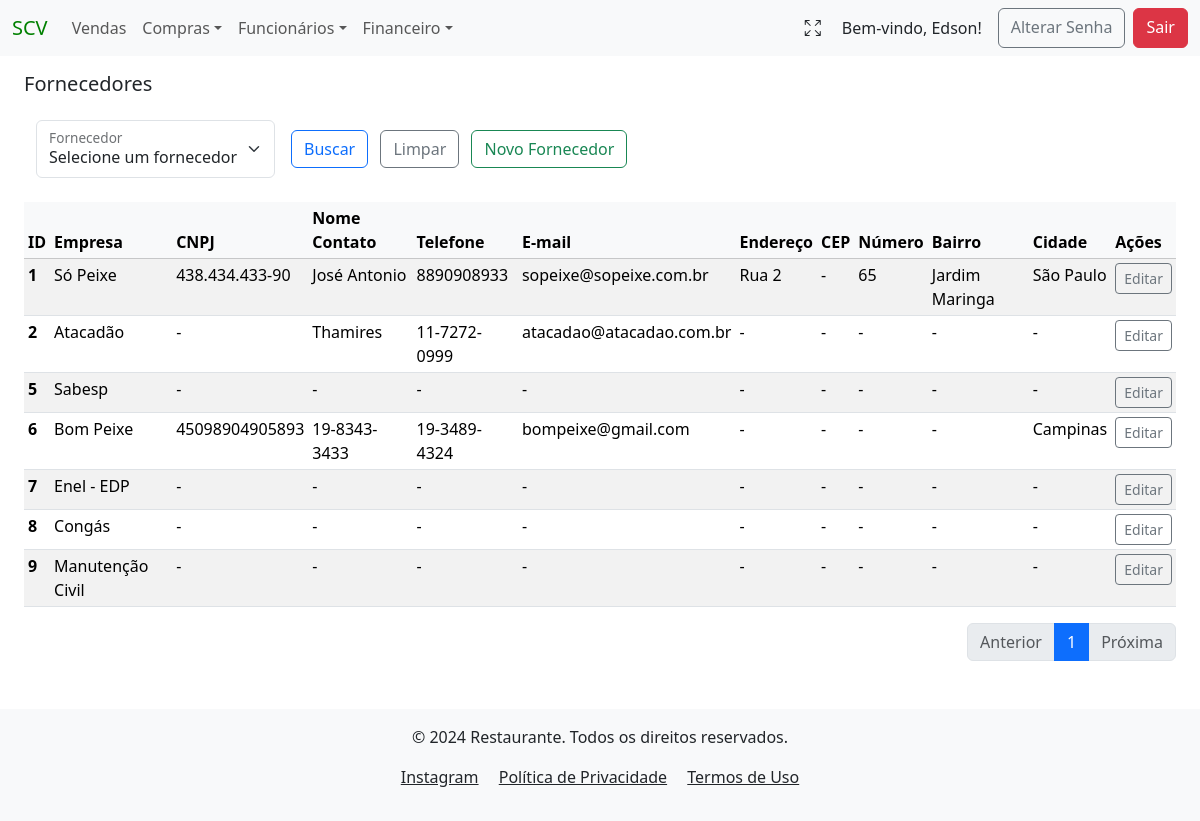
Page /fornecedores/ (signed in) on the earlier database version.
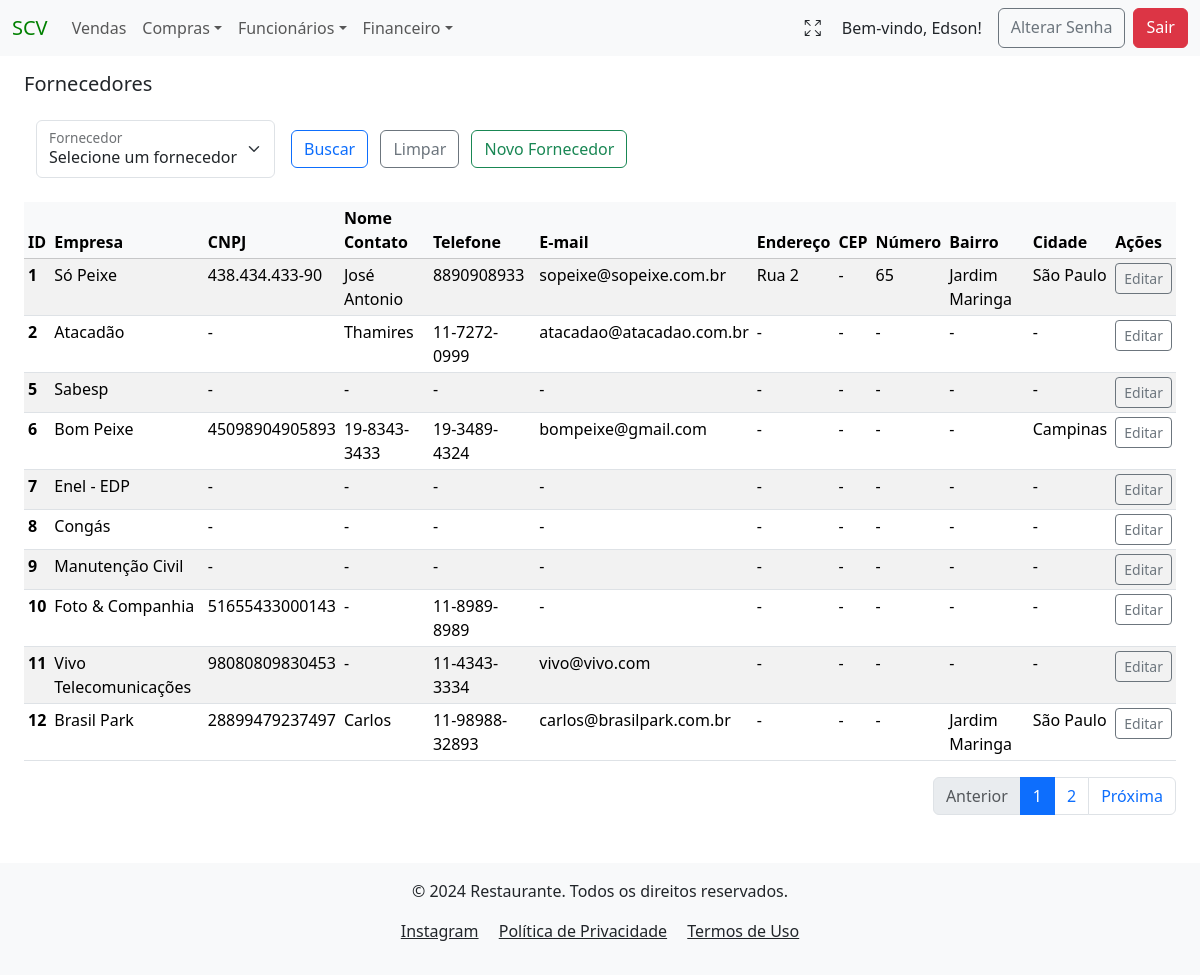
Same page on the later database version.
### compras/models.py (models this page shows, shortened)
class Fornecedor(models.Model):
    tenant = models.ForeignKey(Tenant, on_delete=models.CASCADE)
    created_at = models.DateTimeField(auto_now_add=True)
    nome_empresa = models.CharField(verbose_name="Fornecedor", max_length=50, blank=False)
    cnpj = models.CharField(verbose_name="CNPJ", max_length=14, null=True, blank=True)
    nome_contato = models.CharField(verbose_name="Contato", max_length=35, null=True, blank=True)
    telefone = models.CharField(verbose_name="Telefone", max_length=15, null=True, blank=True)
    email = models.CharField(verbose_name="E-mail", max_length=40, null=True, blank=True)
    endereco = models.CharField(verbose_name="Endereço", max_length=255, null=True, blank=True)
    cep = models.CharField(verbose_name="CEP", max_length=8, null=True, blank=True)
    numero = models.CharField(verbose_name="Número", max_length=10, null=True, blank=True)
    bairro = models.CharField(verbose_name="Bairro", max_length=20, null=True, blank=True)
    cidade = models.CharField(verbose_name="Cidade", max_length=30, null=True, blank=True)
    author = models.ForeignKey(settings.AUTH_USER_MODEL, on_delete=models.PROTECT, blank=False, default=1)
    dt_atualizado = models.DateTimeField(auto_now=True, null=False, blank=False)
    class Meta:
        unique_together = ('tenant', 'nome_empresa')
        verbose_name = "Fornecedor"
        verbose_name_plural = "Fornecedores"

### compras/views.py (the view)
# urls.py: path('fornecedores/', FornecedorListView.as_view(), name="fornecedor_list"),
class FornecedorListView(LoginRequiredMixin, PermissionRequiredMixin, TenantQuerysetMixin, HandleNoPermissionMixin, ListView):
    model = Fornecedor
    template_name = 'fornecedor_list.html'  # Garante que o template correto será usado
    permission_required = 'compras.view_fornecedor'  # Permissão para visualizar objetos'
    def get_queryset(self):
        tenant = getattr(self.request.user, 'tenant', None)
        if not tenant:
            return Fornecedor.objects.none()  # Retorna vazio se o tenant não for encontrado
        queryset = Fornecedor.objects.filter(tenant=tenant)
        nome_empresa = self.request.GET.getlist('nome_empresa[]')
        nome_empresa = [nome for nome in nome_empresa if nome.strip()]  # Remove valores vazios e espaços
        if nome_empresa:
            queryset = queryset.filter(nome_empresa__in=nome_empresa)
        return queryset
    def get_context_data(self, **kwargs):
        context = super().get_context_data(**kwargs)
        tenant = getattr(self.request.user, 'tenant', None)
        if tenant:
            tenant = str(tenant).lower().replace(' ', '_')
        context['tenant'] = tenant
        fornecedores = Fornecedor.objects.filter(tenant=self.request.user.tenant)
        nome_empresa = self.request.GET.getlist('nome_empresa[]')
        nome_empresa = [nome.strip() for nome in nome_empresa if nome.strip()]
        if nome_empresa:
            fornecedores = fornecedores.filter(nome_empresa__in=nome_empresa)
        paginator = Paginator(fornecedores, 10)  # Define 10 itens por página
        page_number = self.request.GET.get('page')
        page_obj = paginator.get_page(page_number)
        context['fornecedor_list'] = page_obj
        context['fornecedores'] = fornecedores  # Lista completa para filtros
        context['numero_boleto'] = Compras.objects.filter(
            tenant=self.request.user.tenant
        ).values_list('numero_boleto', flat=True).distinct()
        return context

### project/context_processors.py (called while the page is built)
def tenant_context(request):
    return {
        'tenant': request.GET.get('tenant', None),
    }

### users/models.py (called while the page is built)
    def __str__(self):
        return self.name

### compras/templates/compras/fornecedor_list.html (shortened to what this page needs)
{% extends 'global/base.html' %}
{% block content %}
<h5 class="mb-4 mt-3">Fornecedores</h5>
<div class="container-fluid mb-3">
    <form action="" method="GET" class="d-flex align-items-center">
        <div class="form-floating mb-2 me-2">
            <select class="form-select" id="floatingSelect" name="nome_empresa[]" aria-label="Floating label select example">
                <option value="">Selecione um fornecedor</option>
            </select>
            <label for="floatingSelect">Fornecedor</label>
        </div>
        <div class="mb-2 ms-2 me-2">
            <button type="submit" class="btn btn-outline-primary me-2" name="buscar_fornecedores">Buscar</button>
            <a href="{% url 'fornecedor_list' %}?tenant={{ tenant }}" class="btn btn-outline-secondary me-2">Limpar</a>
            <a href="{% url 'create_fornecedor' %}?tenant={{ tenant }}" class="btn btn-outline-success me-2">Novo Fornecedor</a>
        </div>
    </form>
</div>
{% if fornecedor_list %}
    <table class="table table-sm table-striped table-hover mt-3">
        <thead class="table-light">
        <tr>
            <th scope="col">ID</th>
            <th scope="col">Empresa</th>
            <th scope="col">CNPJ</th>
            <th scope="col">Nome Contato</th>
            <th scope="col">Telefone</th>
            <th scope="col">E-mail</th>
            <th scope="col">Endereço</th>
            <th scope="col">CEP</th>
            <th scope="col">Número</th>
            <th scope="col">Bairro</th>
            <th scope="col">Cidade</th>
            <th scope="col">Ações</th>
        </tr>
        </thead>
        <tbody>
            {% for fornecedor in fornecedor_list %}
                <tr>
                    <th scope="row" >{{ fornecedor.pk }}</th>
                    <td>{{ fornecedor.nome_empresa }}</td>
                    <td>{{ fornecedor.cnpj| default:"-" }}</td>
                    <td>{{ fornecedor.nome_contato| default:"-" }}</td>
                    <td>{{ fornecedor.telefone| default:"-" }}</td>
                    <td>{{ fornecedor.email| default:"-" }}</td>
                    <td>{{ fornecedor.endereco| default:"-" }}</td>
                    <td>{{ fornecedor.cep| default:"-" }}</td>
                    <td>{{ fornecedor.numero| default:"-" }}</td>
                    <td>{{ fornecedor.bairro| default:"-" }}</td>
                    <td>{{ fornecedor.cidade| default:"-" }}</td>
                    <td>
                        <a href="{% url 'update_fornecedor' pk=fornecedor.pk %}?tenant={{ tenant }}" class="btn btn-outline-secondary btn-sm" >Editar</a>
                    </td>
                </tr>
            {% endfor %}
        </tbody>
    </table>
<nav aria-label="Page navigation example">
    <ul class="pagination justify-content-end">
        {% if fornecedor_list.has_previous %}
            <li class="page-item">
                <a class="page-link" href="?page={{ fornecedor_list.previous_page_number }}">Anterior</a>
            </li>
        {% else %}
            <li class="page-item disabled">
                <a class="page-link">Anterior</a>
            </li>
        {% endif %}
        {% for num in fornecedor_list.paginator.page_range %}
            {% if fornecedor_list.number == num %}
                <li class="page-item active" aria-current="page">
                    <span class="page-link">{{ num }}</span>
                </li>
            {% elif num > fornecedor_list.number|add:-2 and num < fornecedor_list.number|add:2 %}
                <li class="page-item">
                    <a class="page-link" href="?page={{ num }}">{{ num }}</a>
                </li>
            {% endif %}
        {% endfor %}
        {% if fornecedor_list.has_next %}
            <li class="page-item">
                <a class="page-link" href="?page={{ fornecedor_list.next_page_number }}">Próxima</a>
            </li>
        {% else %}
            <li class="page-item disabled">
                <a class="page-link">Próxima</a>
            </li>
        {% endif %}
    </ul>
</nav>
{% else %}
    <p>Não há registros</p>
{% endif %}
{% endblock content %}

Differences in the rows shown:
added Fornecedor: pk "10", nome_empresa "Foto & Companhia", cnpj "51655433000143", nome_contato "-", telefone "11-8989-8989", email "-", endereco "-", cep "-", numero "-", bairro "-", cidade "-"
added Fornecedor: pk "11", nome_empresa "Vivo Telecomunicações", cnpj "98080809830453", nome_contato "-", telefone "11-4343-3334", email "vivo@vivo.com", endereco "-", cep "-", numero "-", bairro "-", cidade "-"
added Fornecedor: pk "12", nome_empresa "Brasil Park", cnpj "28899479237497", nome_contato "Carlos", telefone "11-98988-32893", email "carlos@brasilpark.com.br", endereco "-", cep "-", numero "-", bairro "Jardim Maringa", cidade "São Paulo"
Other differences:
new list line: "2"
